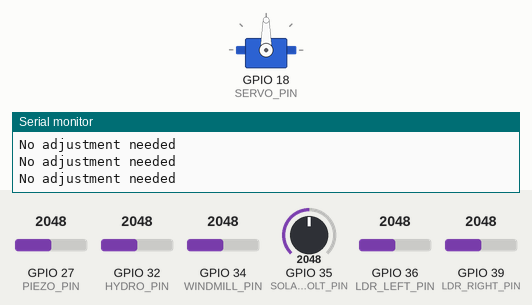
This sketch was run on a simulated ESP32. Shown: servo, the last lines printed to the serial monitor. The inputs (shaded band) are chosen by the test bench; at power-on: GPIO 36 (LDR_LEFT_PIN) = 2048, GPIO 39 (LDR_RIGHT_PIN) = 2048, GPIO 27 (PIEZO_PIN) = 2048, GPIO 32 (HYDRO_PIN) = 2048, GPIO 34 (WINDMILL_PIN) = 2048, GPIO 35 (SOLAR_PANEL_VOLT_PIN) = 2048.

Above: at 1.2 s.
1.3 s: GPIO 36 (LDR_LEFT_PIN) set to 2140
At 3.7 s:
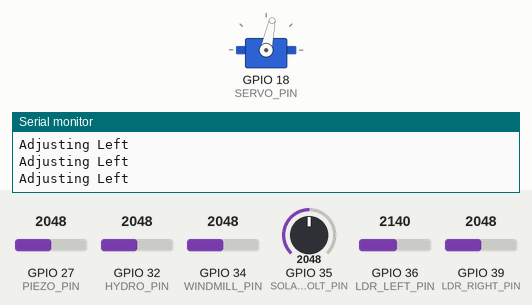
4.3 s: GPIO 39 (LDR_RIGHT_PIN) set to 2152
5.8 s: GPIO 39 (LDR_RIGHT_PIN) set to 2248
At 11.12 s:
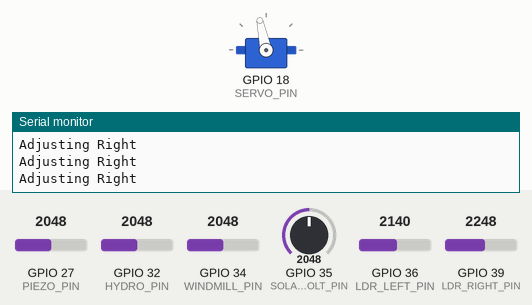
11.8 s: GPIO 36 (LDR_LEFT_PIN) set to 2866
14.8 s: GPIO 36 (LDR_LEFT_PIN) set to 2370
17.8 s: GPIO 36 (LDR_LEFT_PIN) set to 2260
At 18.8 s:
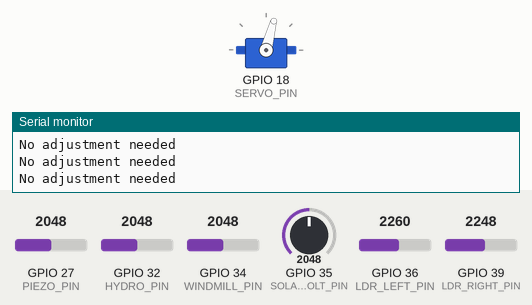
Timing chart, 0 to 20.3 s (numbered marks = the images above; inputs shaded):
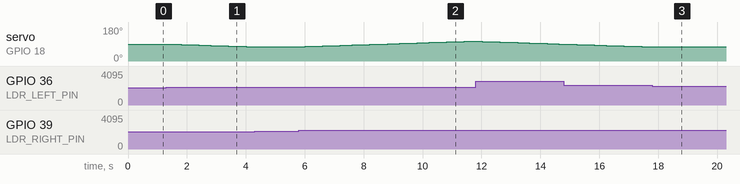

The sketch:

echo_power_house.ino
```cpp
//async with last voltage update and serial print ln using softap

#include <WiFi.h>
#include <ESPAsyncWebServer.h>
#include <AsyncTCP.h>
#include <ESP32Servo.h>

// WiFi credentials
const char* ssid = "Multi power IOT";
const char* password = "1234567890";

// Analog Pins for voltage sources
#define WINDMILL_PIN 34
#define SOLAR_PANEL_VOLT_PIN 35
#define HYDRO_PIN 32
#define PIEZO_PIN 27


// Servo and LDR pins for solar tracking
#define LDR_LEFT_PIN 36
#define LDR_RIGHT_PIN 39
#define SERVO_PIN 18

// Constants for voltage scaling
const float VOLTAGE_SCALE = 2.0; // Scaling for 6.6V range

// Constants for solar tracking
const int LDR_THRESHOLD = 50;
const int SERVO_MIN = 0;
const int SERVO_MAX = 180;
const int SERVO_STEP = 1;
const unsigned long SERVO_UPDATE_INTERVAL = 200;

// Variables for solar tracking
Servo servoMotor;
int currentAngle = 90; // Servo starts at midpoint
unsigned long lastUpdate = 0;

// Web server and WebSocket instances
AsyncWebServer server(80);
AsyncWebSocket ws("/ws");

// Variables to store last valid voltage readings
float lastWindmillVoltage = 0;
float lastSolarVoltage = 0;
float lastHydroVoltage = 0;
float lastPiezoVoltage = 0;

// Function to read and scale voltage
float readVoltage(int pin, float& lastValue) {
  int rawValue = analogRead(pin);
  float voltage = (rawValue * 3.3 / 4095) * VOLTAGE_SCALE;

  if (voltage > 0) {
    lastValue = voltage;
  }
  return lastValue;
}
// Function to send voltage updates to all WebSocket clients
void sendVoltageUpdates() {
  String json = "{";
  json += "\"windmill\": " + String(readVoltage(WINDMILL_PIN, lastWindmillVoltage)) + ", ";
  json += "\"solar\": " + String(readVoltage(SOLAR_PANEL_VOLT_PIN, lastSolarVoltage)) + ", ";
  json += "\"hydro\": " + String(readVoltage(HYDRO_PIN, lastHydroVoltage)) + ", ";
  json += "\"piezo\": " + String(readVoltage(PIEZO_PIN, lastPiezoVoltage)) + "}";
  ws.textAll(json);
}

// WebSocket event handler
void onWebSocketEvent(AsyncWebSocket *server, AsyncWebSocketClient *client, AwsEventType type, void *arg, uint8_t *data, size_t len) {
  if (type == WS_EVT_CONNECT) {
    Serial.println("WebSocket client connected");
  } else if (type == WS_EVT_DISCONNECT) {
    Serial.println("WebSocket client disconnected");
  }
}

void setup() {
  // Serial Monitor initialization
  Serial.begin(115200);

  // WiFi setup
  WiFi.softAP(ssid, password);

  Serial.println("Connected to WiFi");
  Serial.print("IP Address: ");
  Serial.println(WiFi.localIP());

  // Initialize servo
  ESP32PWM::allocateTimer(0);
  servoMotor.setPeriodHertz(50);
  servoMotor.attach(SERVO_PIN, 500, 2400);
  servoMotor.write(currentAngle);

  // LDR pins
  pinMode(LDR_LEFT_PIN, INPUT);
  pinMode(LDR_RIGHT_PIN, INPUT);

  // Voltage source pins
  pinMode(WINDMILL_PIN, INPUT);
  pinMode(SOLAR_PANEL_VOLT_PIN, INPUT);
  pinMode(HYDRO_PIN, INPUT);
  pinMode(PIEZO_PIN, INPUT);

  server.on("/", HTTP_GET, [](AsyncWebServerRequest* request) {
    String html = "<html><head><title>Energy Source Monitoring System</title></head><body>";

    // Adding logo at the top
    html += "<img src='/jpncelogi.jpg' alt='JPNCE College Logo' style='display:block; margin:auto; width:150px; height:auto;'>";

    // Main heading
    html += "<h1 style='text-align:center;'>Energy Source Monitoring System</h1>";

    // Add Solar image and text
    html += "<div style='text-align:center; margin-bottom:20px;'>";
    html += "<img src='/solar_image.jpg' alt='Solar Panel' style='width:200px; height:auto;'>";
    html += "<p><b>Solar Panel Voltage:</b> <span id=\"solar\"></span> V</p>";
    html += "</div>";

    // Add Windmill image and text
    html += "<div style='text-align:center; margin-bottom:20px;'>";
    html += "<img src='/windmill_image.jpg' alt='Windmill' style='width:200px; height:auto;'>";
    html += "<p><b>Windmill Voltage:</b> <span id=\"windmill\"></span> V</p>";
    html += "</div>";

    // Add Hydro image and text
    html += "<div style='text-align:center; margin-bottom:20px;'>";
    html += "<img src='/hydro_image.jpg' alt='Hydro Generator' style='width:200px; height:auto;'>";
    html += "<p><b>Hydro Generator Voltage:</b> <span id=\"hydro\"></span> V</p>";
    html += "</div>";

    // Add Piezo image and text
    html += "<div style='text-align:center; margin-bottom:20px;'>";
    html += "<img src='/piezo_image.jpg' alt='Piezo Module' style='width:200px; height:auto;'>";
    html += "<p><b>Piezo Module Voltage:</b> <span id=\"piezo\"></span> V</p>";
    html += "</div>";

    // JavaScript for WebSocket updates
    html += "<script>";
    html += "const ws = new WebSocket('ws://' + location.host + '/ws');";
    html += "ws.onmessage = (event) => { const data = JSON.parse(event.data); ";
    html += "document.getElementById('windmill').innerText = data.windmill; ";
    html += "document.getElementById('solar').innerText = data.solar; ";
    html += "document.getElementById('hydro').innerText = data.hydro; ";
    html += "document.getElementById('piezo').innerText = data.piezo; };";
    html += "</script>";

    html += "</body></html>";
    request->send(200, "text/html", html);
});


  // WebSocket initialization
  ws.onEvent(onWebSocketEvent);
  server.addHandler(&ws);

  server.begin();
}

void loop() {
  // Solar tracking logic
  unsigned long currentMillis = millis();
  if (currentMillis - lastUpdate >= SERVO_UPDATE_INTERVAL) {
    lastUpdate = currentMillis;

    int ldrLeft = analogRead(LDR_LEFT_PIN);
    int ldrRight = analogRead(LDR_RIGHT_PIN);

    int ldrDiff = ldrLeft - ldrRight;

    if (ldrDiff > LDR_THRESHOLD && currentAngle > SERVO_MIN) {
      currentAngle -= SERVO_STEP;
      if (currentAngle < SERVO_MIN) currentAngle = SERVO_MIN;
      servoMotor.write(currentAngle);
      Serial.println("Adjusting Left");
    } else if (ldrDiff < -LDR_THRESHOLD && currentAngle < SERVO_MAX) {
      currentAngle += SERVO_STEP;
      if (currentAngle > SERVO_MAX) currentAngle = SERVO_MAX;
      servoMotor.write(currentAngle);
      Serial.println("Adjusting Right");
    } else {
      Serial.println("No adjustment needed");
    }
  }
  // Send voltage updates to all WebSocket clients
  sendVoltageUpdates();
  // delay(10);
}
```

Measured:
- the behaviour switches between 2098 and 2099 on GPIO 36 (LDR_LEFT_PIN) (found by bisection; images 0 and 1)
- after the input at 1.3 s, servo on GPIO 18 (SERVO_PIN): moves from 90° to 75° over 2.8 s, starting after 0.10 s
- after the input at 4.3 s, servo on GPIO 18 (SERVO_PIN): stays 75° (without the input it goes to 74° after 0.11 s)
- after the input at 5.8 s, servo on GPIO 18 (SERVO_PIN): moves from 75° to 105° over 5.8 s, starting at once
- after the input at 17.8 s, servo on GPIO 18 (SERVO_PIN): stays 75° (without the input it goes to 74° after 0.03 s)
